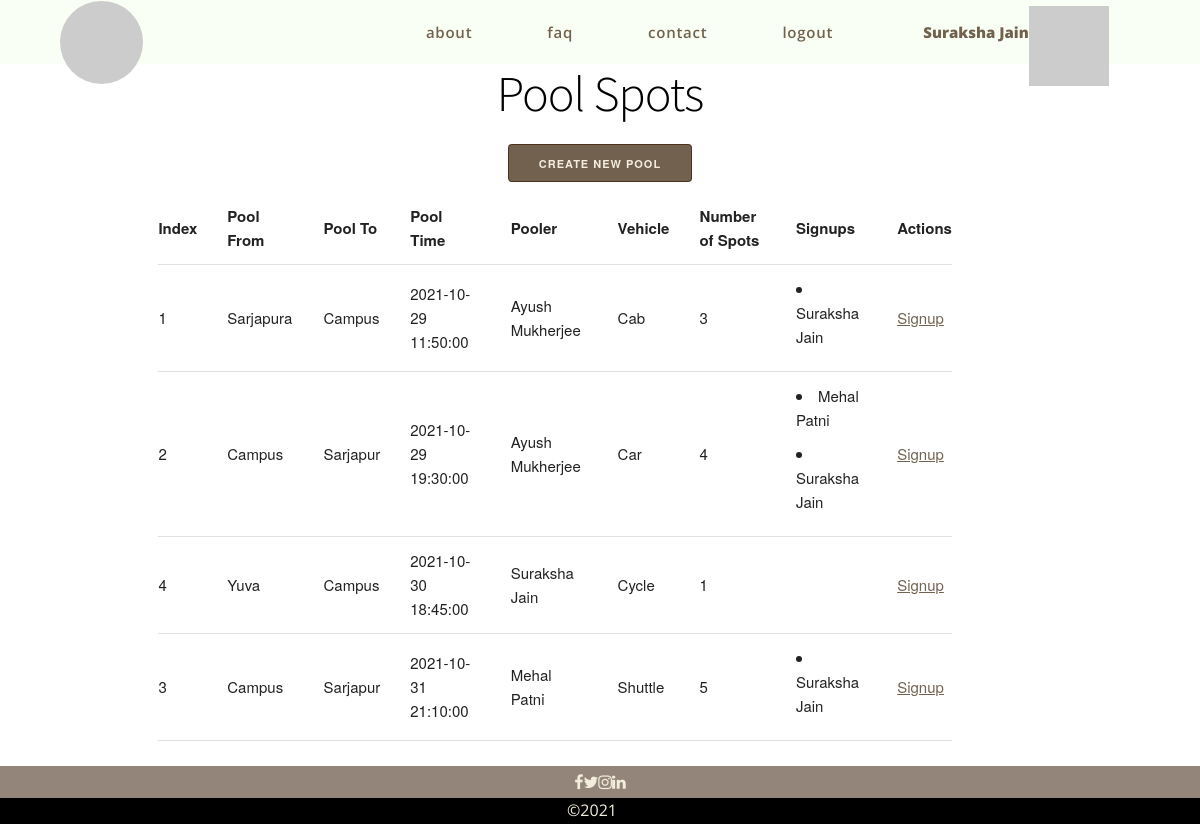
The page /pool/ (signed in) on the database its author committed.
### suslab/users/models.py (models this page shows)
class User(db.Model, UserMixin):
    __tablename__ = 'users'
    id = db.Column(db.Integer, primary_key=True)
    email = db.Column(db.String(128), unique=True)
    password = db.Column(db.String(32))
    name = db.Column(db.String(64))
    active = db.Column(db.Boolean())
    confirmed_at = db.Column(db.DateTime())
    roles = db.relationship('Role', secondary=roles_users,
                            backref=db.backref('users', lazy='dynamic'))

class ProductBase(db.Model):
    __abstract__ = True
    id = db.Column(db.Integer, primary_key=True)
    date_created = db.Column(db.DateTime, default=db.func.current_timestamp())
    date_modified = db.Column(db.DateTime, default=db.func.current_timestamp(),
                              onupdate=db.func.current_timestamp())

class Pool(ProductBase):
    __tablename__ = 'pools'
    from_ = db.Column(db.String(32), nullable=False)
    to_ = db.Column(db.String(32), nullable=False)
    time = db.Column(db.DateTime, nullable=False)
    vehicle = db.Column(db.String(32), nullable=False)
    spots = db.Column(db.Integer, nullable=False)
    pooler_id = db.Column(db.Integer, db.ForeignKey('poolers.id'))
    pooler = db.relationship('Pooler', backref=db.backref('pools'))
    signups = db.relationship('Signup', secondary='pools_signups', backref=db.backref('pools'))

class Signup(db.Model):
    __tablename__ = 'signups'
    id = db.Column(db.Integer, primary_key=True)
    user_id = db.Column(db.Integer, db.ForeignKey('users.id'))
    user = db.relationship("User", backref=db.backref("signup", uselist=False))

### suslab/pool/controllers.py (the view)
@pool.route('/', methods=['GET', 'POST'])
def index():
    Pool, *_ = _db_conn()
    pools = Pool.query.order_by(Pool.time).all()
    return render_template('pool/index.html', pools=pools)

### suslab/__init__.py (called while the page is built)
@app.context_processor
def utility_processor():
    def user_avatar(user_name, category='croodles-neutral'):
        user_name_clean = '-'.join(user_name.split())
        return f'https://avatars.dicebear.com/api/{category}/{user_name_clean}.svg'
    return dict(user_avatar=user_avatar)

### suslab/pool/controllers.py (called while the page is built)
def _db_conn():
    from suslab.users.models import Pool, Pooler, Signup
    from suslab import db
    return Pool, Pooler, Signup, db

### suslab/templates/pool/index.html (shortened to what this page needs)
{% extends './base.html' %}
{% block head %}
<link rel="stylesheet" href="{{ url_for('static', filename='css/bulletin.css') }}">
{% endblock %}
{% block body %}
<h1 class="title">Pool Spots</h1>
<div id="bulletin-form-link">
    <a href="/pool/create-pool" class="button button-primary">Create New Pool</a>
</div>
<div class="container">
    <div class="row">
        <div class="ten columns">
            <table class="center">
                <tr>
                    <th>Index</th>
                    <th>Pool From</th>
                    <th>Pool To</th>
                    <th>Pool Time</th>
                    <th>Pooler</th>
                    <th>Vehicle</th>
                    <th>Number of Spots</th>
                    <th>Signups</th>
                    <th>Actions</th>
                </tr>
                {% for pool in pools %}
                    <tr>
                        <td>{{ pool.id }}</td>
                        <td>{{ pool.from_ }}</td>
                        <td>{{ pool.to_ }}</td>
                        <td>{{ pool.time }}</td>
                        <td>{{ pool.pooler.user.name }}</td>
                        <td>{{ pool.vehicle }}</td>
                        <td>{{ pool.spots }}</td>
                        <td>
                            {%if pool.signups %}
                                {% for signup in pool.signups %}
                                    <li>{{ signup.user.name }}</li>
                                {% endfor %}
                            {% endif %}
                        </td>
                        <td>
                            <a href="/pool/signup/{{pool.id}}">Signup</a>
                        </td>
                    </tr>
                {% endfor %}
            </table>
        </div>
    </div>
</div>
{% endblock %}

### suslab/templates/base.html (shortened to what this page needs)
<!doctype html>
<html class="no-js" lang="">
<head>
  <link rel="stylesheet" href="https://cdnjs.cloudflare.com/ajax/libs/font-awesome/4.7.0/css/font-awesome.min.css">
  <link rel="stylesheet" href="{{ url_for('static', filename='css/normalize.css') }}">
  <link rel="stylesheet" href="{{ url_for('static', filename='css/skeleton.css') }}">
  <link rel="stylesheet" href="{{ url_for('static', filename='css/base.css') }}">
  {% block head %}{% endblock %}
</head>
<body>
  <nav class="navbar">
    <div class="home" id="home">
      <a href="/" class="logo">
        <img class="logo" id="logo" src="https://picsum.photos/200">
      </a>
    </div>
    <div class="nav-group flex-horizontal">
      {% if current_user.is_authenticated %}
      <div class="user-info flex-horizontal" id="user-info">
        <span class="username flex-text-item">{{ current_user.name }}</span>
        <div class="user-image" id="user-image"><img src={{ user_avatar(current_user.name|lower) }}></div>
      </div>
      {% endif %}
      <ul class="nav-group-list flex-group-list">
        <li class="nav-item flex-text-item"><a class="nav-item-link">about</a></li>
        <li class="nav-item flex-text-item"><a class="nav-item-link">faq</a></li>
        <li class="nav-item flex-text-item"><a class="nav-item-link" href="/contact">contact</a></li>
        {% if current_user.is_authenticated %}
        <li class="nav-item flex-text-item"><a href="/logout"class="nav-item-link">logout</a></li>
      </ul>
    </div>
        {% else %}
          <li class="nav-item flex-text-item"><a href="/login" class="nav-item-link">login</a></li>
          <li class="nav-item flex-text-item"><a href="/register" class="nav-item-link">signup</a></li>
          {% endif %}
  </nav>
  <div class="spacer"></div>
  {% block body %}{% endblock %}
  <section class="social-media flex-horizontal">
      <div class="social-media-icon facebook">
        <a href="https://www.facebook.com/suscom.apu" target="_blank" rel="noopener noreferrer" class="fa fa-facebook"></a>
      </div>
      <div class="social-media-icon twitter">
        <a href="https://twitter.com/ApuSuscom" target="_blank" rel="noopener noreferrer" class="fa fa-twitter"></a>
      </div>
      <div class="social-media-icon instagram">
        <a href="https://www.instagram.com/suscom_apu" target="_blank" rel="noopener noreferrer" class="fa fa-instagram"></a>
      </div>
      <div class="social-media-icon linkedin">
        <a href="https://www.linkedin.com/in/suscom-apu-511904211" target="_blank" rel="noopener noreferrer" class="fa fa-linkedin"></a>
      </div>
  </section>
  <footer>
    <ul class="flex-horizontal flex-group-list">
      <li class="footer-item flex-text-item">&#169;2021</li>
    </ul>
  </footer>
</body>
</html>

### suslab/static/css/skeleton.css (style rules this page uses)
:root { --colour-primary: rgba(236, 255, 220, 0.33); --colour-accent: rgba(120, 103, 88, 0.8); --colour-dark: rgba(56, 31, 7, 0.7); --colour-primary-opaque: rgba(236, 255, 220, 1); --colour-accent-opaque: rgba(120, 103, 88, 1); --colour-dark-opaque: rgba(56, 31, 7, 1); --colour-white: rgb(242, 237, 221); --colour-black: black; --colour-transparent: rgba(255, 255, 255, 0.16); --colour-warn: red; --ff-accent: 'Open Sans', sans-serif; --ff-sans: 'Source Sans Pro', sans-serif; --nav-height: 8vh; --section-height-primary: 100vh; --section-height-reduced: 55vh; --section-height-strip: 4vh; --gap: 2 rem; }
.container { position: relative; width: 100%; max-width: 960px; margin: 0 auto; padding: 0 20px; box-sizing: border-box; }
.column, .columns { width: 100%; float: left; box-sizing: border-box; }
@media (min-width: 400px) { .container { width: 85%; padding: 0; } }
@media (min-width: 700px) { .container { width: 80%; } }
@media (min-width: 700px) { .column, .columns { margin-left: 4%; } }
@media (min-width: 700px) { .ten.columns { width: 82.6666666667%; } }
html { font-size: 62.5%; }
body { font-size: 1.5em; line-height: 1.6; font-weight: 400; font-family: "Raleway", "HelveticaNeue", "Helvetica Neue", Helvetica, Arial, sans-serif; color: #222; }
h1, h2, h3, h4, h5, h6 { margin-top: 0; margin-bottom: 2rem; font-weight: 300; }
h1 { font-size: 4.0rem; line-height: 1.2; letter-spacing: -.1rem; }
@media (min-width: 550px) { h1 { font-size: 5.0rem; } }
a { color: var(--colour-dark); }
a:not(.button, .button-primary):is(:hover, :focus) { color: var(--colour-dark-opaque); }
.button, button, input[type="submit"], input[type="reset"], input[type="button"] { display: inline-block; height: 38px; padding: 0 30px; color: var(--colour-dark-opaque); text-align: center; font-size: 11px; font-weight: 600; line-height: 38px; letter-spacing: .1rem; text-transform: uppercase; text-decoration: none; white-space: nowrap; background-color: transparent; border-radius: 4px; border: 1px solid var(--colour-dark); cursor: pointer; box-sizing: border-box; }
.button.button-primary, button.button-primary, input[type="submit"].button-primary, input[type="reset"].button-primary, input[type="button"].button-primary { color: var(--colour-white); background-color: var(--colour-dark); border-color: var(--colour-dark); }
ul { list-style: circle inside; }
ol, ul { padding-left: 0; margin-top: 0; }
li { margin-bottom: 1rem; }
th, td { padding: 12px 15px; text-align: left; border-bottom: 1px solid #E1E1E1; }
th:first-child, td:first-child { padding-left: 0; }
th:last-child, td:last-child { padding-right: 0; }
button, .button { margin-bottom: 1rem; }
pre, blockquote, dl, figure, table, p, ul, ol, form { margin-bottom: 2.5rem; }
.container:after, .row:after, .u-cf { content: ""; display: table; clear: both; }

### suslab/static/css/bulletin.css (style rules this page uses)
.title { text-align: center; }
#bulletin-form-link { text-align: center; }

### rows shown on the page
User: name "Suraksha Jain"
Pool: id "1", from_ "Sarjapura", to_ "Campus", time "2021-10-29 11:50:00", pooler.user.name "Ayush Mukherjee", vehicle "Cab", spots "3"
Signup: user.name "Suraksha Jain"
Pool: id "2", from_ "Campus", to_ "Sarjapur", time "2021-10-29 19:30:00", pooler.user.name "Ayush Mukherjee", vehicle "Car", spots "4"
Signup: user.name "Mehal Patni"
Pool: id "4", from_ "Yuva", to_ "Campus", time "2021-10-30 18:45:00", pooler.user.name "Suraksha Jain", vehicle "Cycle", spots "1"
Pool: id "3", from_ "Campus", to_ "Sarjapur", time "2021-10-31 21:10:00", pooler.user.name "Mehal Patni", vehicle "Shuttle", spots "5"
